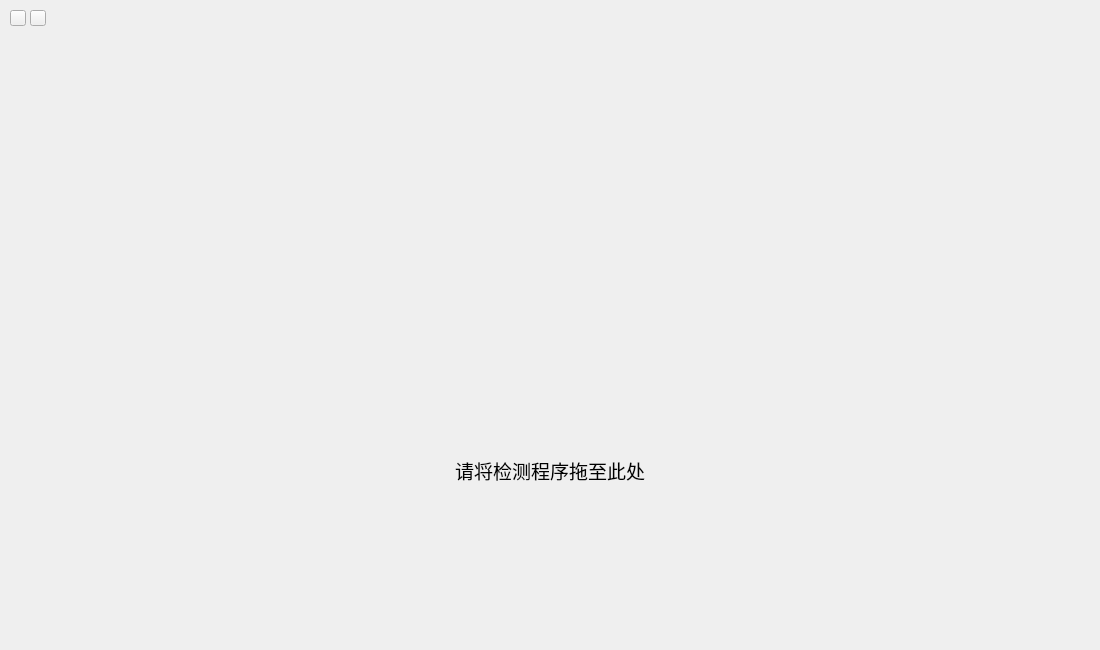
<?xml version="1.0" encoding="UTF-8"?>
<ui version="4.0">
 <class>exeLoadView</class>
 <widget class="QMainWindow" name="exeLoadView">
  <property name="geometry">
   <rect>
    <x>0</x>
    <y>0</y>
    <width>1100</width>
    <height>650</height>
   </rect>
  </property>
  <property name="windowTitle">
   <string>MainWindow</string>
  </property>
  <widget class="QWidget" name="centralwidget">
   <widget class="QLabel" name="background">
    <property name="geometry">
     <rect>
      <x>0</x>
      <y>0</y>
      <width>1100</width>
      <height>650</height>
     </rect>
    </property>
    <property name="font">
     <font>
      <family>方正粗黑宋简体</family>
      <pointsize>10</pointsize>
     </font>
    </property>
    <property name="text">
     <string/>
    </property>
   </widget>
   <widget class="QPushButton" name="quit_Btn">
    <property name="geometry">
     <rect>
      <x>10</x>
      <y>10</y>
      <width>16</width>
      <height>16</height>
     </rect>
    </property>
    <property name="text">
     <string/>
    </property>
   </widget>
   <widget class="QLabel" name="exe_name">
    <property name="geometry">
     <rect>
      <x>420</x>
      <y>450</y>
      <width>260</width>
      <height>40</height>
     </rect>
    </property>
    <property name="font">
     <font>
      <family>黑体</family>
      <pointsize>14</pointsize>
     </font>
    </property>
    <property name="layoutDirection">
     <enum>Qt::LeftToRight</enum>
    </property>
    <property name="text">
     <string>请将检测程序拖至此处</string>
    </property>
    <property name="alignment">
     <set>Qt::AlignCenter</set>
    </property>
   </widget>
   <widget class="QLabel" name="exe_recipient">
    <property name="geometry">
     <rect>
      <x>450</x>
      <y>140</y>
      <width>200</width>
      <height>200</height>
     </rect>
    </property>
    <property name="text">
     <string/>
    </property>
   </widget>
   <widget class="QPushButton" name="minimized_Btn">
    <property name="geometry">
     <rect>
      <x>30</x>
      <y>10</y>
      <width>16</width>
      <height>16</height>
     </rect>
    </property>
    <property name="text">
     <string/>
    </property>
   </widget>
   <widget class="AnimatedLabel" name="start_Btn">
    <property name="geometry">
     <rect>
      <x>510</x>
      <y>520</y>
      <width>80</width>
      <height>80</height>
     </rect>
    </property>
    <property name="text">
     <string/>
    </property>
   </widget>
   <widget class="animationView" name="animate_view" native="true">
    <property name="geometry">
     <rect>
      <x>350</x>
      <y>40</y>
      <width>400</width>
      <height>400</height>
     </rect>
    </property>
   </widget>
   <zorder>background</zorder>
   <zorder>animate_view</zorder>
   <zorder>quit_Btn</zorder>
   <zorder>exe_name</zorder>
   <zorder>exe_recipient</zorder>
   <zorder>minimized_Btn</zorder>
   <zorder>start_Btn</zorder>
  </widget>
 </widget>
 <customwidgets>
  <customwidget>
   <class>AnimatedLabel</class>
   <extends>QLabel</extends>
   <header>animatedlabel.h</header>
  </customwidget>
  <customwidget>
   <class>animationView</class>
   <extends>QWidget</extends>
   <header>animationview.h</header>
   <container>1</container>
  </customwidget>
 </customwidgets>
 <resources/>
 <connections/>
</ui>
